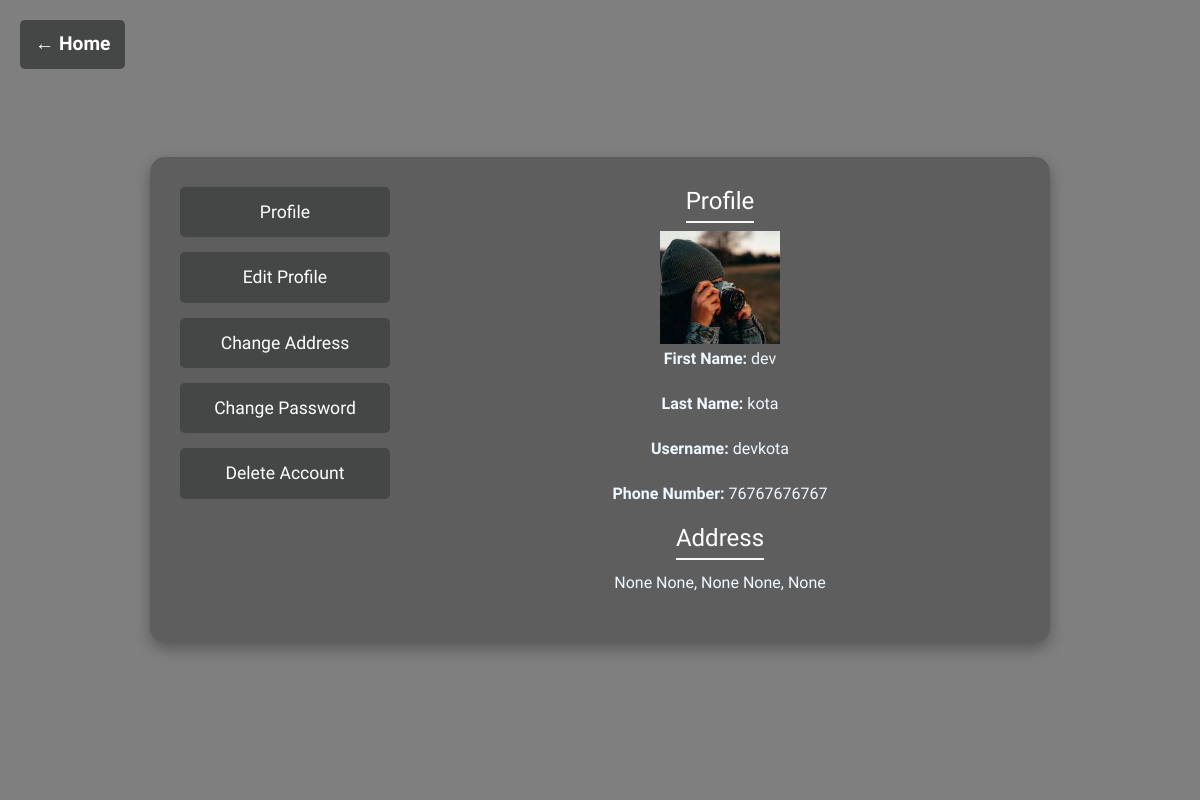
Screenshot of /base/profile/18/ with the database file from the repository.
### events/models.py (models this page shows, shortened)
class userFull(models.Model):
    userFull_id = models.BigAutoField(primary_key=True, auto_created=True)
    userFull_image = models.ImageField(
        null=True, blank=True,
        upload_to='user_photos/',
        default='user_photos/default.png'  # Set default placeholder
    )
    userFull_phoneNumber = models.CharField(max_length=15, unique=True, null=True)
    userFull_street = models.CharField(max_length=255, null=True, blank=True)
    userFull_city = models.CharField(max_length=100, null=True, blank=True)
    userFull_state = models.CharField(max_length=100, null=True, blank=True)
    userFull_zipcode = models.CharField(max_length=20, null=True, blank=True)
    userFull_country = models.CharField(max_length=100, null=True, blank=True)
    user = models.ForeignKey(User, on_delete=models.CASCADE, related_name='userFull')
    class Meta:
        db_table = 'Full User'

### base/views.py (the view)
# urls.py: path('profile/<int:pk>/', views.profile, name='profile'),
def profile(request, pk):
    user = get_object_or_404(User, pk=pk)
    try:
        profile = userFull.objects.get(user=user)
    except userFull.DoesNotExist:
        profile = None  # Handle missing profile gracefully
    return render(request, "base/profile.html", {"user": user, "profile": profile})

### templates/base/profile.html (shortened to what this page needs)
{% load static %}
<!DOCTYPE html>
<html lang="en">
<head>
    <link rel="stylesheet" href="{% static 'assets/css/bootstrap.min.css' %}">
    <link rel="stylesheet" href="{% static 'assets/css/style.css' %}">
</head>
<body>
    <a href="{% url 'home' user.pk %}" class="back-button">← Home</a>
    <video class="video-bg" autoplay loop muted>
        <source src="{% static 'assets/img/login-bg.mp4' %}" type="video/mp4">
    </video>
    <div class="profile-container">
        <div class="sidebar-menu">
            <button onclick="showSection('profile-section')" class="action-button primary-btn">Profile</button>
            <button onclick="showSection('edit-profile')" class="action-button primary-btn">Edit Profile</button>
            <button onclick="showSection('change-address')" class="action-button secondary-btn">Change
                Address</button>
            <button onclick="showSection('change-password')" class="action-button secondary-btn">Change
                Password</button>
            <button onclick="showSection('delete-account')" class="action-button danger-btn">Delete Account</button>
        </div>
        <div class="content-area">
            <div id="profile-section">
                <h3>Profile</h3>
                {% load static %}
                {% if profile.userFull_image %}
                <img src="{{ profile.userFull_image.url }}" width="120" alt="Profile Image">
                {% else %}
                <img src="{{ MEDIA_URL }}users/default.png" width="120" alt="Default Profile">
                {% endif %}
                <p style="color: aliceblue;"><strong>First Name:</strong> {{ user.first_name }}</p>
                <p style="color: aliceblue;"><strong>Last Name:</strong> {{ user.last_name }}</p>
                <p style="color: aliceblue;"><strong>Username:</strong> {{ user.username }}</p>
                <p style="color: aliceblue;"><strong>Phone Number:</strong> {{ profile.userFull_phoneNumber }}</p>
                <h3>Address</h3>
                <p style="color: aliceblue;">
                    {{ profile.userFull_street|default:"None" }}
                    {{ profile.userFull_city|default:"None" }},
                    {{ profile.userFull_state|default:"None" }}
                    {{ profile.userFull_zipcode|default:"None" }},
                    {{ profile.userFull_country|default:"None" }}
                </p>
            </div>
        </div>
    </div>
</body>
</html>

### templates/base/profile.html (style rules this page uses)
body { margin: 0; padding: 0; display: flex; justify-content: center; align-items: center; height: 100vh; background: rgba(0, 0, 0, 0.5); }
.video-bg { position: fixed; top: 0; left: 0; width: 100%; height: 100%; object-fit: cover; z-index: -1; }
.profile-container { display: flex; flex-direction: row; justify-content: center; align-items: stretch; width: 80%; max-width: 900px; background: rgba(60, 60, 60, 0.474); border-radius: 15px; padding: 30px; box-shadow: 0px 6px 15px rgba(0, 0, 0, 0.3); min-height: 400px; }
.sidebar-menu { width: 25%; display: flex; flex-direction: column; gap: 15px; }
.content-area { width: 75%; padding-left: 30px; min-height: 300px; }
.action-button { padding: 12px; width: 100%; text-align: center; font-size: 1.1rem; cursor: pointer; border-radius: 5px; border: none; }
.primary-btn { background-color: #454646; color: white; font-style: bold; }
.secondary-btn { background-color: #454646; color: white; font-style: bold; }
.danger-btn { background-color: #454646; color: white; font-style: bold; }
.content-area h3 { border-bottom: 2px solid #f7f7f7; padding-bottom: 5px; color: #ffffff; font-size: 2.5 rem; }
.content-area div { display: flex; flex-direction: column; align-items: center; }
.back-button { position: absolute; top: 20px; left: 20px; background-color: #454646; color: white; padding: 10px 15px; text-decoration: none; font-size: 1.2rem; font-weight: bold; border-radius: 5px; }

### rows the page displays
userFull: userFull_image (picture), userFull_phoneNumber "76767676767", userFull_street "None", userFull_city "None", userFull_state "None", userFull_zipcode "None", userFull_country "None"

### other values shown
{{ user.first_name }} "dev"
{{ user.last_name }} "kota"
{{ user.username }} "devkota"
